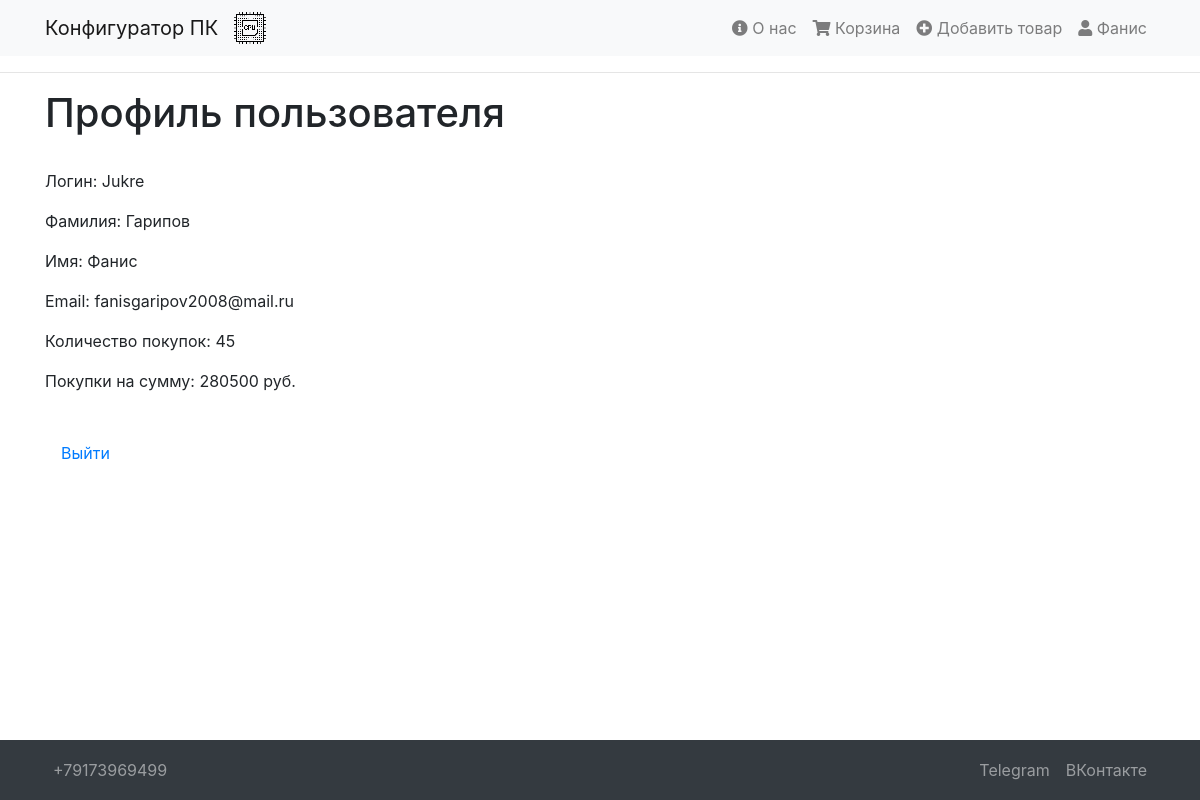
The app's page /profile (signed in), older data.
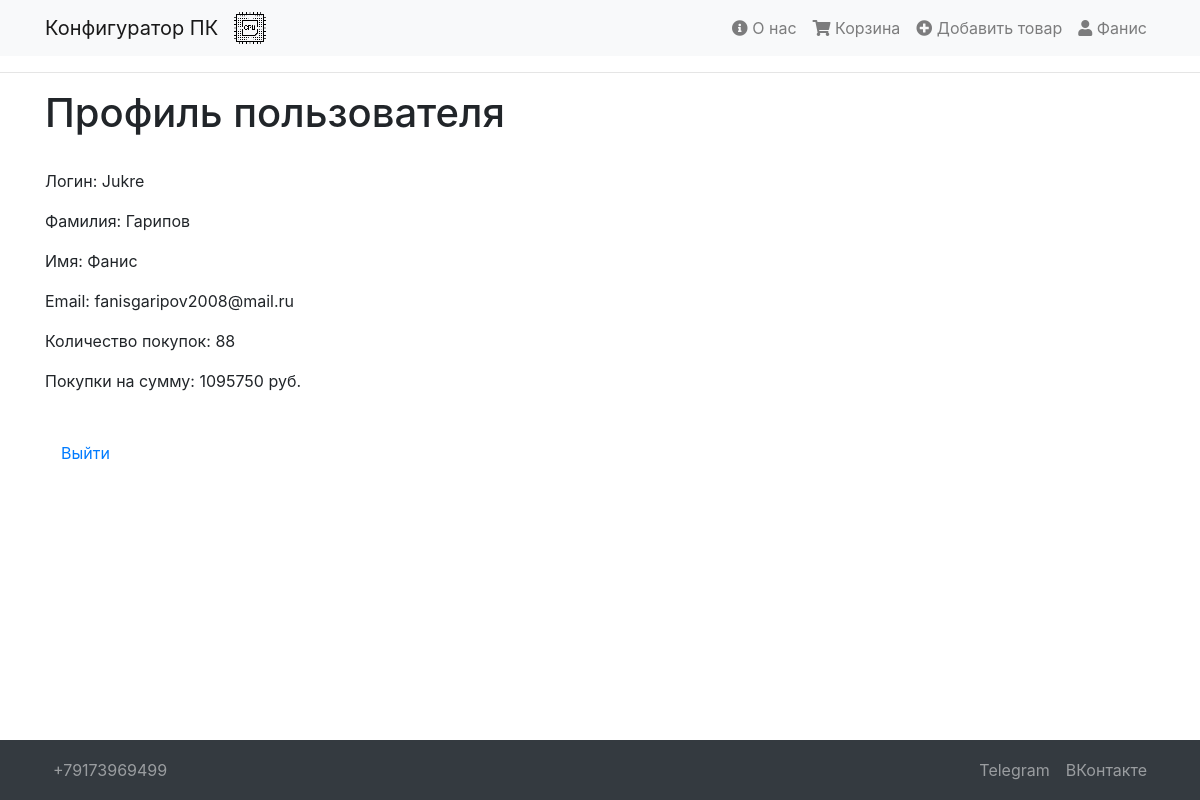
The same page, newer data.
### models.py (models this page shows, shortened)
class User(UserMixin, db.Model):
    id = db.Column(db.Integer, primary_key=True)
    username = db.Column(db.String(100), unique=True, nullable=False)
    password_hash = db.Column(db.String(100), nullable=False)
    name = db.Column(db.String(100), nullable=False)
    surname = db.Column(db.String(100), nullable=False)
    email = db.Column(db.String(100), unique=True, nullable=False)
    pokupki = db.Column(db.Integer, nullable=True, default=0)
    summa = db.Column(db.Integer, nullable=True, default=0)

### app.py (the view)
@app.route('/profile')
def profile():
    user = flask_login.current_user
    if user.is_authenticated:
        return render_template('profile.html', user=user)
    else:
        return redirect(url_for('login'))

### app.py (called while the page is built)
@login_manager.user_loader
def load_user(user_id):
    return User.query.get(int(user_id))

### templates/profile.html (shortened to what this page needs)
{% extends 'base.html' %}
{% block content %}
<body>
    <h1>Профиль пользователя</h1><br>
    <p>Логин: {{ user.username }}</p>
    <p>Фамилия: {{ user.surname }}</p>
    <p>Имя: {{ user.name }}</p>
    <p>Email: {{ user.email }}</p>
    <p>Количество покупок: {{ user.pokupki }}</p>
    <p>Покупки на сумму: {{ user.summa }} руб.</p>
    <br>
    <a class="nav-link" href="/logout">Выйти</a>
{% endblock %}

### templates/base.html (shortened to what this page needs)
<!DOCTYPE html>
<html lang="ru">
<head>
    <link rel="stylesheet" href="https://maxcdn.bootstrapcdn.com/bootstrap/4.0.0-beta/css/bootstrap.min.css">
    <link rel="stylesheet" href="https://cdnjs.cloudflare.com/ajax/libs/font-awesome/5.15.3/css/all.min.css" />
</head>
<body>
<nav class="navbar navbar-expand-lg navbar-light bg-light">
    <div class="container">
        <a class="navbar-brand" href="/">Конфигуратор ПК</a>
        <img src="static/cpu.png" alt="" class="logo-image">
        <div class="collapse navbar-collapse justify-content-end" id="navbarNav">
            <ul class="navbar-nav">
                <li class="nav-item">
                    <a class="nav-link" href="/aboutme"><i class="fas fa-info-circle"></i> О нас</a>
                </li>
                <li class="nav-item">
                    <a class="nav-link" href="/shopping-cart"><i class="fas fa-shopping-cart"></i> Корзина</a>
                </li>
                <li class="nav-item">
                    <a class="nav-link" href="/create"><i class="fas fa-plus-circle"></i> Добавить товар</a>
                </li>
                {% if user.is_authenticated %}
                <li class="nav-item">
                    <a class="nav-link" href="/profile"><i class="fas fa-user"></i> {{ user.name }}</a>
                </li>
                {% else %}
                <li class="nav-item">
                    <a class="nav-link" href="/login"><i class="fas fa-sign-in-alt"></i> Войти</a>
                </li>
                {% endif %}
            </ul>
        </div>
    </div>
</nav>
<hr>
<div class="container my-3">
    {% block content %}
    {% endblock %}
</div>
<nav class="navbar navbar-expand-lg navbar-dark bg-dark fixed-bottom" id="additional-navbar">
    <div class="container">
        <ul class="navbar-nav me-auto mb-2 mb-lg-0">
            <li class="nav-item">
                <a class="nav-link" href="tel:89173969499">+79173969499</a>
            </li>
        </ul>
        <ul class="navbar-nav ms-auto mb-2 mb-lg-0">
            <li class="nav-item">
                <a class="nav-link" href="https://t.me/dontcrymygirl">Telegram</a>
            </li>
            <li class="nav-item">
                <a class="nav-link" href="https://vk.com/i_fanis_hello">ВКонтакте</a>
            </li>
        </ul>
    </div>
</nav>
</body>
</html>

Row changes from the older to the newer data that the page shows:
changed User "Фанис": pokupki "45" → "88"; summa "280500" → "1095750"
